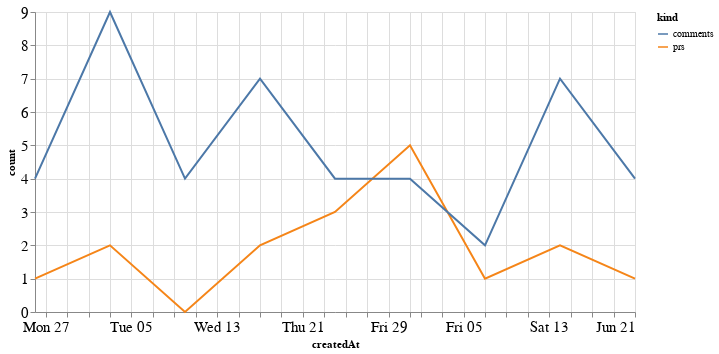

This figure's notebook cell:
### Code cell
alt.Chart(total_time, width=600).mark_line().encode(
    x='createdAt',
    y='count',
    color='kind'
)

### Figure 1 — Vega-Lite specification as saved in the notebook (floating-point values rounded to 4 significant figures)
{"config": {"axisLeft": {"labelFontSize": 15}, "axisBottom": {"labelFontSize": 15}}, "data": {"name": "data-816225f6a801f49bcf8105a64da68222"}, "mark": "line", "encoding": {"color": {"type": "nominal", "field": "kind"}, "x": {"type": "temporal", "field": "createdAt"}, "y": {"type": "quantitative", "field": "count"}}, "width": 600, "$schema": "https://vega.github.io/schema/vega-lite/v4.8.1.json", "datasets": {"data-816225f6a801f49bcf8105a64da68222": [{"createdAt": "2020-04-26T00:00:00", "kind": "prs", "count": 1}, {"createdAt": "2020-05-03T00:00:00", "kind": "prs", "count": 2}, {"createdAt": "2020-05-10T00:00:00", "kind": "prs", "count": 0}, {"createdAt": "2020-05-17T00:00:00", "kind": "prs", "count": 2}, {"createdAt": "2020-05-24T00:00:00", "kind": "prs", "count": 3}, {"createdAt": "2020-05-31T00:00:00", "kind": "prs", "count": 5}, {"createdAt": "2020-06-07T00:00:00", "kind": "prs", "count": 1}, {"createdAt": "2020-06-14T00:00:00", "kind": "prs", "count": 2}, {"createdAt": "2020-06-21T00:00:00", "kind": "prs", "count": 1}, {"createdAt": "2020-04-26T00:00:00", "kind": "comments", "count": 4}, {"createdAt": "2020-05-03T00:00:00", "kind": "comments", "count": 9}, {"createdAt": "2020-05-10T00:00:00", "kind": "comments", "count": 4}, {"createdAt": "2020-05-17T00:00:00", "kind": "comments", "count": 7}, {"createdAt": "2020-05-24T00:00:00", "kind": "comments", "count": 4}, {"createdAt": "2020-05-31T00:00:00", "kind": "comments", "count": 4}, {"createdAt": "2020-06-07T00:00:00", "kind": "comments", "count": 2}, {"createdAt": "2020-06-14T00:00:00", "kind": "comments", "count": 7}, {"createdAt": "2020-06-21T00:00:00", "kind": "comments", "count": 4}]}}
